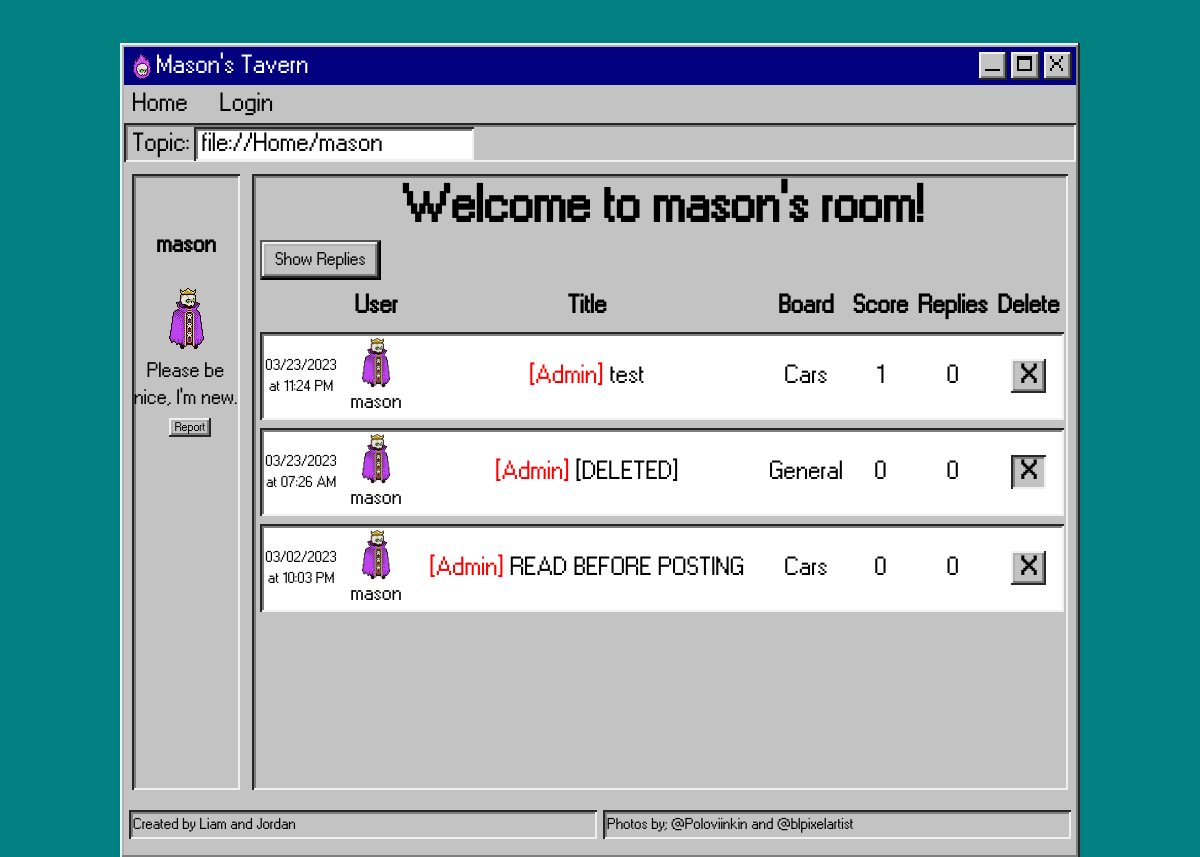
Screenshot of /ForumProject/account.php?id=1 with the database file from the repository.
### tables this page shows
CREATE TABLE `users` (
  `user_id` int NOT NULL,
  `username` varchar(255) NOT NULL,
  `PASSWORD` varchar(255) NOT NULL,
  `email` varchar(255) NOT NULL,
  `is_admin` tinyint(1) NOT NULL DEFAULT '0',
  `profile_pic` varchar(255) DEFAULT 'img/user/sword.png',
  `banned` tinyint(1) NOT NULL DEFAULT '0',
  `user_bio` varchar(120) DEFAULT 'Please be nice, I''m new.'
);

CREATE TABLE `posts` (
  `post_id` int NOT NULL,
  `topic_id` int NOT NULL,
  `user_id` int NOT NULL,
  `content` text NOT NULL,
  `created_at` timestamp NOT NULL DEFAULT CURRENT_TIMESTAMP,
  `pinned` tinyint(1) NOT NULL DEFAULT '0',
  `score` double DEFAULT '0',
  `post_title` tinytext,
  `deleted` tinyint(1) NOT NULL DEFAULT '0',
  `tag` varchar(20) DEFAULT '[Discussion]'
);

CREATE TABLE `topics` (
  `topic_id` int NOT NULL,
  `topic_name` varchar(255) NOT NULL,
  `topic_img` varchar(40) NOT NULL,
  `topic_bio` text
);

### ForumProject/account.php (the view, shortened to what this page needs)
<!DOCTYPE html>
<html>
<head lang="en">
    <link rel="stylesheet" href="css/general.css" />
    <link rel="stylesheet" href="css/specific-class.css" />
    <link rel="stylesheet" href="css/specific-id.css" />
    <link rel="stylesheet" href="css/global.css" />
   <?php
include "../database_mason.php";
$userName = "Somebody";
$userExists = false;
$ownAccount=false;
$profilePic = 'img/tasks/banned.png';
$bio = 'This person doesn\'t exist';
$userid=0;
$banned=false;
if(isset($_GET["id"])){
    $userid = strip_tags($_GET["id"]);
    $query = "SELECT username, profile_pic, user_bio, banned FROM users where user_id=?;";
    $sql = $connection->prepare($query);
    $sql->bind_param("i", $userid);
    $sql->execute();
    $result = $sql->get_result();
    if ($row = $result->fetch_assoc()) {
        $userName = ($row['username']);
        $profilePic = $row['profile_pic'];
        $bio = $row['user_bio'];
        $userExists = true;
   }
   }
    ?>
</head>
<body>
    <div style="overflow:hidden;">
    </div>
    <div id="window" class="outerbox">
        <div id="topbar"><img src="img/mason.png" width="28px">
            <p class="header">Mason's Tavern</p>
            <span class="rowflex-utility-main"><a href="#" class="top-buttons"><img src="img/tasks/minimise.png"></a><a href="#" onclick='fullscreen()' class="top-buttons outerbox"><img src="img/tasks/fullscreen.png"></a><a href="#" class="top-buttons outerbox" onclick="joke()">
                    <img src="img/tasks/close.png"></a></span>
        </div>
        <nav><a href="home.php">Home</a><?php
        if(isset($_SESSION['logged'])&&isset($_SESSION['username'])&&isset($_SESSION['userpic'])){
            echo("<a  href='account.php?id=".$_SESSION['logged']."' id='logAccount' name=".$_SESSION['logged'].">Account</a><a  href='#' id='logout' onclick='logout()'>Logout</a>");
            if(isset($_SESSION['admin'])){
                if($_SESSION['admin']==true){
                    if(isset($_SESSION['adminVer'])){
                        if($_SESSION['adminVer']==$_SESSION['logged']){
                            echo "<a href=admin.php id='adminPortal'>Admin Tools</a>";
                        }
                    }else{
                    echo "<a href=# id='adminPortal' onclick='adminShow()'>Admin Tools</a>";}
                }
            }
            echo("<input type=hidden id='sessionUSERID' value=".$_SESSION['logged']."></input>");
            echo("<input type=hidden id='sessionUSERNAME' value=".$_SESSION['username']."></input>");
            echo("<input type=hidden id='sessionUSERPIC' value=".$_SESSION['userpic']."></input>");
        }else{
            echo("<a href='#' id='logAccount' onclick='loginShow()'>Login</a>");
        }
        ?></nav>
        <div class="search innerbox">Topic:<span class="innersearch search innerbox">file://<a class="desktop" href="home.php">Home</a><?php
             echo ("/<a class=\"desktop\" style=\"display:inline;\" href=\"#\">". $userName . "</a>");
             ?></span>
        </div>
        <div class='flexbox'>
        <div class='innerbox accountbox'>
        <h3><?php echo $userName ?></h3>
        <img style="max-width:100px;max-height:100px;" src= <?php echo $profilePic ?>>
       <?php echo "<div style='width: 99%; overflow:auto; word-wrap:break-word;' id='accountBioCurrent'>$bio</div>";
       if($ownAccount){
        echo "<form id='bioForm' method='post'><textarea id='newBioInput' style='display:none;' type='text' maxlength='120' value='" . $bio . "'></textarea></form>";
        echo "<button id='accountBioChangeButton' style='font-size:.7em; width:65%; height:30px; font-size:.7em;' class='outerbox ratebuttons-enabled'>Change Bio</button>";
        echo "<button id='submitAccountBioChangeButton' style='font-size:.7em; width:65%; height:30px; font-size:.7em; display:none;' class='outerbox ratebuttons-enabled'>Submit</button>";
        echo "</br></br></br></br></br></br><button class='outerbox ratebuttons-enabled' onClick='pwChangeShow()' type='button' style='padding:4px 8px;width:90%;' class='outerbox' id='pwChange'>Change Password</button>";
        echo "<button  class='outerbox ratebuttons-enabled' onClick='emailChangeShow()' type='button' style='margin-top:5px;margin-bottom:5px;padding:4px 8px;width:auto;' class='outerbox' id='emailChange'>Change Email</button>";
        }else{
            if($userExists)
           echo "<span class='replyButton outerbox' onclick='createReport(this)' data-focus=\"account\" data-focusid='".$userid."' data-userid='".$userid."' data-username='".$userName."'>Report</span>";
        }
       ?>
    </div>
    <div class="rectangles innerbox" id="main2">
            <?php
            if ($banned){
                echo ("<h2 style=\"text-align:center; font-size:2em;\"><img class='mainImage' src=\"\" style=\"transform:scaleX(-1)\"><span class='topicTitle'>Welcome to " . $userName . "'s room!</span><img src=\"\" class='mainImage'></h2>");
                echo "<h1 style='color:red;text-align:center;'>BANNED</h1>";
            }else{
            if ($userExists) {
                    echo ("<h2 style=\"text-align:center; font-size:2em;\"><img class='mainImage' src=\"\" style=\"transform:scaleX(-1)\"><span class='topicTitle'>Welcome to " . $userName . "'s room!</span><img src=\"\" class='mainImage'></h2>");
                    echo("<button id='showRepliesandPosts' style='font-size:.7em; width:15%; height:40px; font-size:.7em;' class='outerbox ratebuttons-enabled' onclick='showReplies()'>Show Replies</button>");
                } else {
                   die("Oops this person doesnt exist hehe!!");
                 }
            }
            ?>
            <div id="posts">
            <?php
            $query = "SELECT username,post_title,posts.post_id,score,posts.created_at,pinned,numrep,profile_pic,tag,posts.topic_id,topic_name,deleted FROM posts JOIN users ON posts.user_id=users.user_id LEFT JOIN (SELECT post_id, COUNT(reply_id) as numrep FROM replies GROUP BY post_id) as sq1 ON posts.post_id=sq1.post_id JOIN topics ON posts.topic_id=topics.topic_id WHERE posts.user_id=? ORDER BY posts.created_at DESC;";
            $sql = $connection->prepare($query);
            $sql->bind_param("i", $userid);
            $sql->execute();
            $result = $sql->get_result();
            if (mysqli_num_rows($result) > 0) {
                echo ("<table class=\"accountTable\" id='accountTable'><thead><tr><th></th><th>User</th><th>Title</th><th>Board</th><th>Score</th><th>Replies");
                if($userExists){
                    echo("</th><th>Delete</th></tr></thead><tbody class=\"accountBody\">");
                }else{
                    echo("</th></thead></tr><tbody class=\"accountBody\">");
                }
                foreach ($result as $row) {
                    $replies = $row['numrep'];
                    $score = $row['score'];
                    $topic = ucfirst($row['topic_name']);
                    $isDeleted = $row['deleted'];
                    if($score==null)
                    $score=0;
                    $date_time = new DateTime($row['created_at']);
                    $date = date_format($date_time, "m/d/Y");
                    $time = date_format($date_time, "h:i A");
                    $tagClass = strtolower(trim($row['tag'],"[]"));
                    if ($replies == null)
                        $replies = 0;
                    echo ("<tr class='account-row' id='".$row['post_id']."'><td style='font-size:0.6em;'>".  $date . " </br>at ".$time. "</td><td class=\"colflex-center\" style=\"font-size:0.8em;font-weight:lighter;\"><img src=\"" . $row['profile_pic'] . "\" width=\"30px\">" . $row['username'] ."</td>");
                    echo ("<td class='titlecol'><a class='inherit searchTitle' href='post.php?post=".$row['post_id']."&topic=".$row['topic_id']."'><span class=".$tagClass.">".$row['tag']."</span> ". $row['post_title'] . "</a></td>");
                    echo("<td>" . $topic . "</td>");
                    echo("<td class='score'>" . $score . "</td><td>" . $replies . "</td>");
                    if($userExists){
                        if($isDeleted){
                            echo ("<td><a href=# class='admin-buttons innerbox' title='Delete Post'>X</a>");
                        }else{
                        echo ("<td><a href=# class='admin-buttons outerbox' title='Delete Post' onclick='deletePost(".$row['post_id'].")'>X</a>");
                        }
                    }else{
                        echo ("</tr>");
                    }
                }
                echo ("</tbody></table>");
            } else {
                echo ("$userName hasn't made any posts...");
            }
            ?>
            </div>
        </div>
        </div>
        <span class='rowflex-center footer-box'><span class="innerbox bottombox">Created by Liam and Jordan</span><span class="innerbox bottombox">Photos by; <a href='https://twitter.com/Poloviiinkin'>@Poloviinkin</a> and <a href='https://www.instagram.com/blpixelartist/'>@blpixelartist</a></span></span>
    </div>
</body>
</html>

### ForumProject/css/general.css (style rules this page uses)
a { text-decoration: none; color:inherit; }
body { font-family: "ms", Fallback, "Press Start 2P"; background: #008080; font-size: 3vmin; font-weight: normal; font-style: normal; }
h1, h2, h3, h4, h5 { margin:0px 0px; }
nav { display: flex; flex-direction: row; align-items: flex-start; padding: 0px; gap: 16px; margin-left:4px; }
nav>a { color:black; font-style: normal; box-sizing: border-box; padding-left:8px; padding-right:8px; text-decoration: none; margin-top:2px; margin-bottom:2px; }
.outerbox { box-shadow: inset -2px -2px 0px #262626, inset 2px 2px 0px #F0F0F0, inset -4px -4px 0px #7E7E7E, inset 4px 4px 0px #B1B1B1; }
.innerbox { box-shadow: inset 2px 2px 0px #262626, inset -2px -2px 0px #F0F0F0, inset 4px 4px 0px #7E7E7E; }
.colflex-center { display:flex; justify-content:space-around; flex-direction:column; padding:5px; align-items:center; }
.rowflex-utility-main { display: flex; flex-direction: row; justify-content: flex-end; align-items: center; padding: 0px; gap: 4px; width: 100%; }
.bottombox { font-size:0.6em; margin:8px 0px; padding:4px; box-sizing: border-box; min-width:39vw; display:inline-block; }
.rowflex-center { display:flex; justify-content:center; flex-direction:row; align-items:center; gap:6px; margin:0px 16px; }
button { font-family: 'ms'; }
.ratebuttons-enabled { background-color: #C3C3C3; padding: 2px 4px; box-sizing: border-box; display: inline-block; font-size: 0.8em; text-align: center; }
#postTitle, #post, .search, .topicSelect { font-size: inherit; font-family: 'ms'; background-color: white; }

### ForumProject/css/specific-class.css (style rules this page uses)
.search { background: #C3C3C3; margin-left: 4px; box-sizing: border-box; padding-left: 8px; padding-right: 8px; height: 1.5em; margin-right: 4px; }
.innersearch { display:inline-block; background:white; height:1.3em; margin-top:4px; min-width:30%; }
.titlecol { max-width: 40vw; }
.header { color:white; position: relative; width: 330px; height: 30px; line-height: 30px; }
.desktop { text-decoration: none; color: black; }
.rectangles { background: white; margin: 0px 4px; box-sizing: border-box; padding-left: 8px; padding-right: 8px; height: 100%; width: 100%; }
.top-buttons { background-color: #C3C3C3; height: 1.1em; width: 1.1em; text-align: center; display: inline; line-height: 100%; padding-right: 2px; box-sizing: border-box; box-shadow: inset -2px -2px 0px #262626, inset 2px 2px 0px #F0F0F0, inset -4px -4px 0px #7E7E7E; }
.top-buttons img { max-width: 80%; height: auto; }
.admin { color:red; }
.replyButton { background-color: #C3C3C3; font-size:0.6em; padding:2px 6px; margin-left:8px; }
.accountBody>tr>td { text-align:center; }
.accountbox { width: 9vw; min-height: 73vh; min-width:9vw; margin: 12px 12px 0px 8px; text-align: center; z-index: 3; font-size: 0.8em; box-sizing: border-box; display:table-cell; }
.accountTable { width:100%; border-collapse:separate; border-spacing: 0px 8px; margin-right:10%; }
.account-row { box-shadow: inset 2px 2px 0px #262626, inset -2px -2px 0px #F0F0F0, inset 4px 4px 0px #7E7E7E; align-items:center; background-color: white; }
.footer-box { clear:both; }
.admin-buttons { width: 4vmin; background-color: #c3c3c3; display: inline-block; height: 4vmin; vertical-align: middle; text-align: center; color: black; font-weight: bold; transition: color 0.2s; }
.flexbox { display: table; border-spacing: 12px; width:auto; min-height:80vh; height:auto; overflow:auto; }

### ForumProject/css/specific-id.css (style rules this page uses)
#window { position: absolute; width: 80vw; min-height: 92vh; height:auto; top:5%; left:10%; background: #C3C3C3; box-sizing:border-box; padding-bottom:1%; overflow-wrap: break-word; overflow-inline:auto; }
#topbar { display: flex; flex-direction: row; justify-content: flex-start; align-items: center; padding: 5px 4px 5px 8px; gap: 4px; position: relative; height: 1.1em; margin: 4px; margin-bottom:0px; background: #02007F; }
#main2 { height: 100%; padding-right: 4px; background-color: #C3C3C3; overflow: auto; min-height: 80vh; display:table-cell; box-sizing: border-box; max-width: 69vw; }

### rows the page displays
users: username "mason", profile_pic (picture), user_bio "Please be nice, I'm new."
posts: created_at "03/23/2023", created_at "11:24 PM", user.profile_pic (picture), user.username "mason", tag "[Admin]", post_title "test", topic.topic_name "Cars", score "1", replies "0"
posts: created_at "03/23/2023", created_at "07:26 AM", user.profile_pic (picture), user.username "mason", tag "[Admin]", post_title "[DELETED]", topic.topic_name "General", score "0", replies "0", deleted "X"
posts: created_at "03/02/2023", created_at "10:03 PM", user.profile_pic (picture), user.username "mason", tag "[Admin]", post_title "READ BEFORE POSTING", topic.topic_name "Cars", score "0", replies "0"
